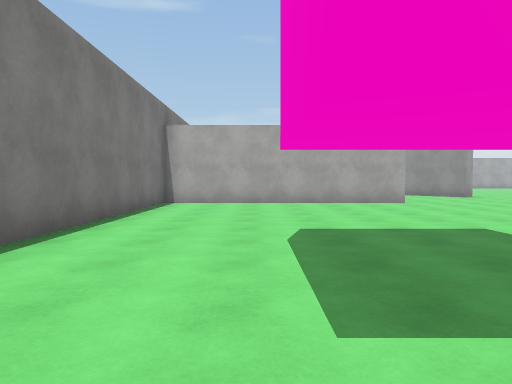
View 1 (above)

24 first-person views from a walk through a 3-D level made in the Unity game engine. The camera is 1.3 m above the floor, tilts 2° down and sees 70° across. The floor is counted in squares, 2 m on a side. Each view is taken from the middle of a square. On the plan, view 1 faces up. The plan holds only what a view shows up to about 11 squares ahead; the rest is blank. The place goes on beyond the plan. The player is left out. Surface patterns are stand-ins for the level's own textures.

View 2
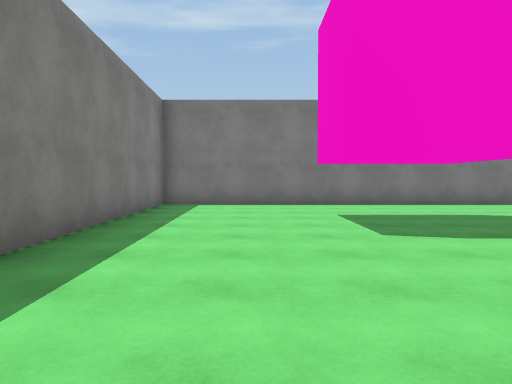

View 3
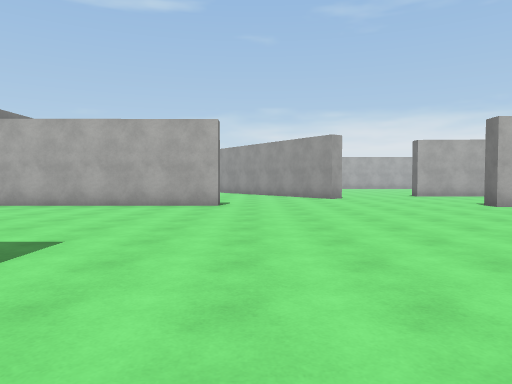

View 4
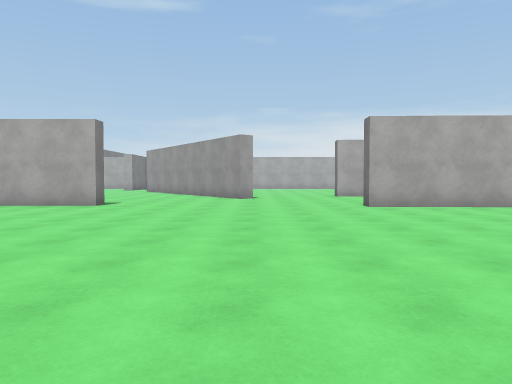

View 5
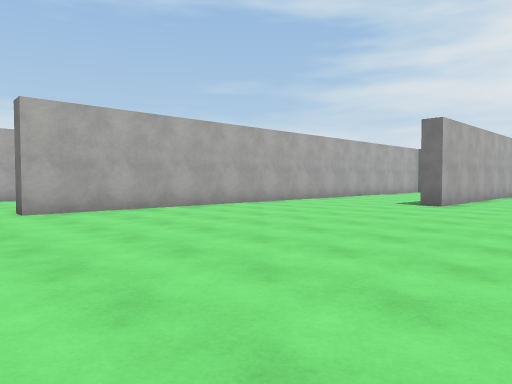

View 6
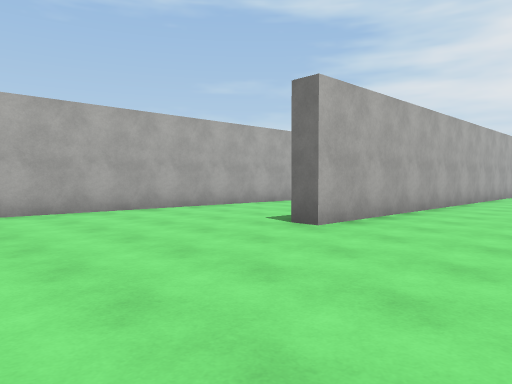

View 7
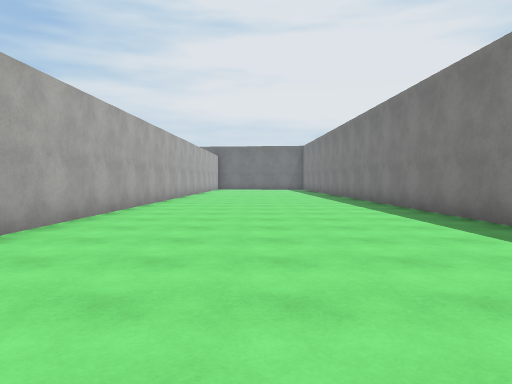

View 8
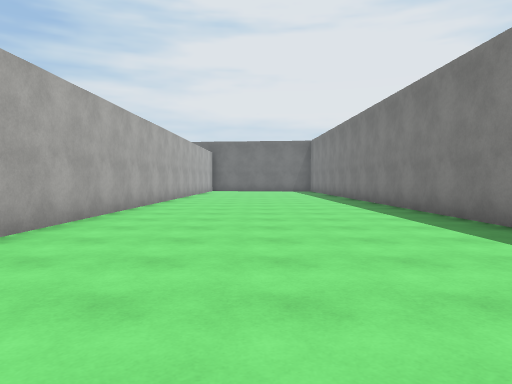

View 9
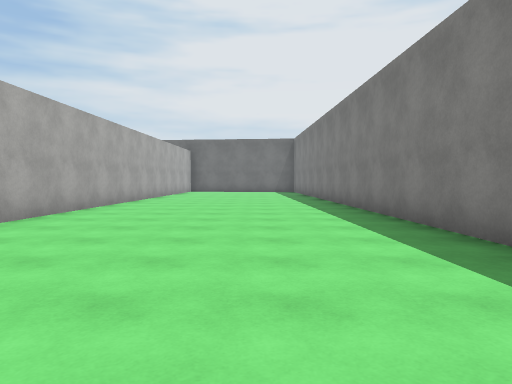

View 10
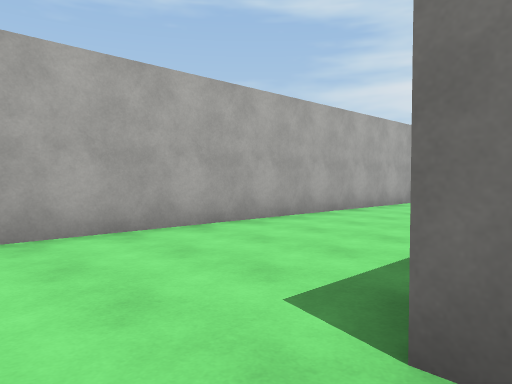

View 11
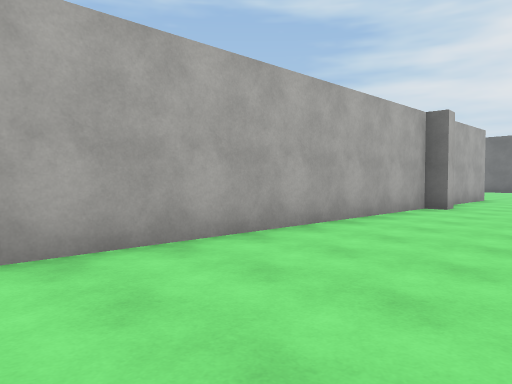

View 12
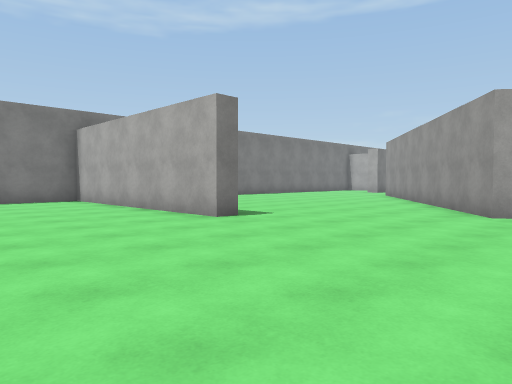

View 13
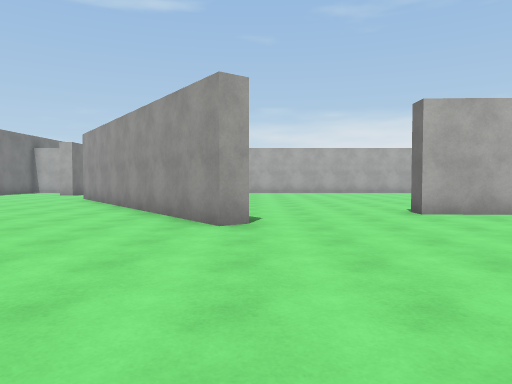

View 14
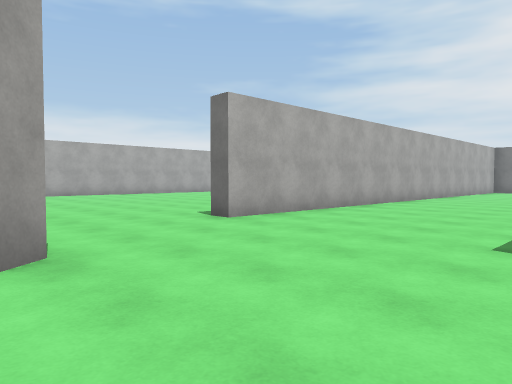

View 15
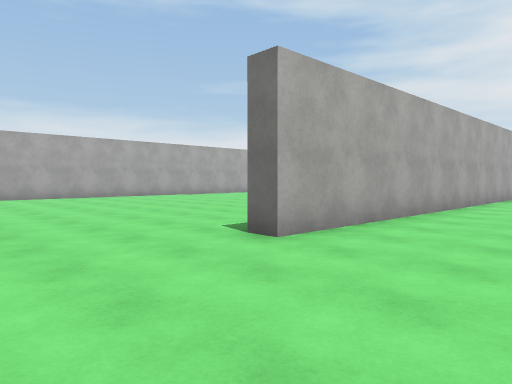

View 16
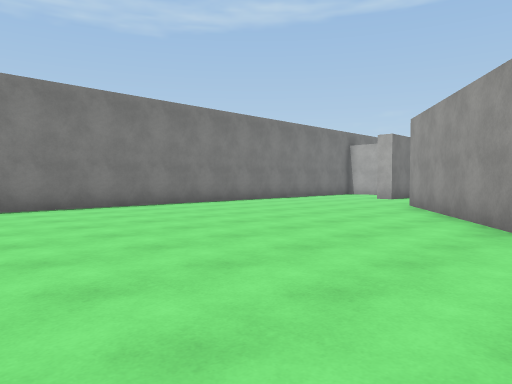

View 17
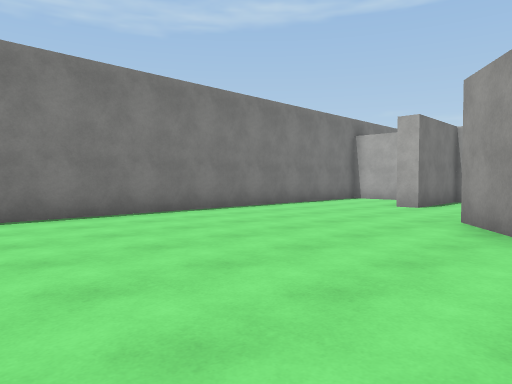

View 18
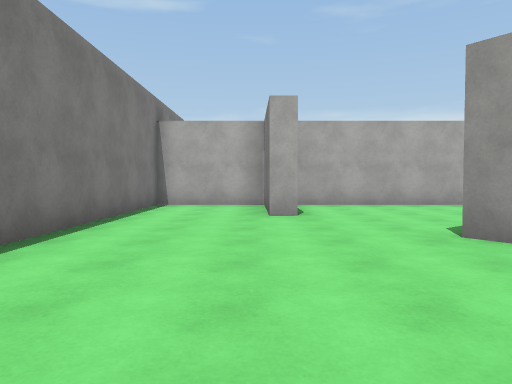

View 19
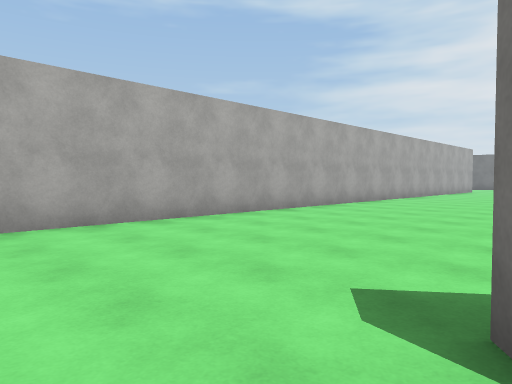

View 20
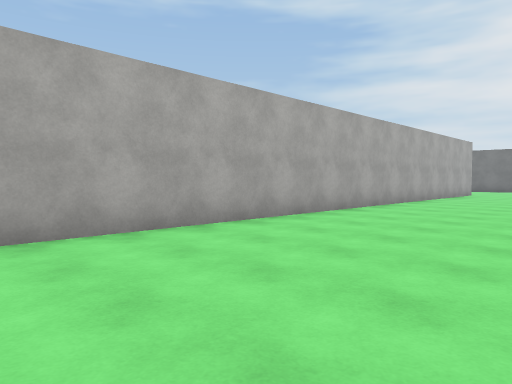

View 21
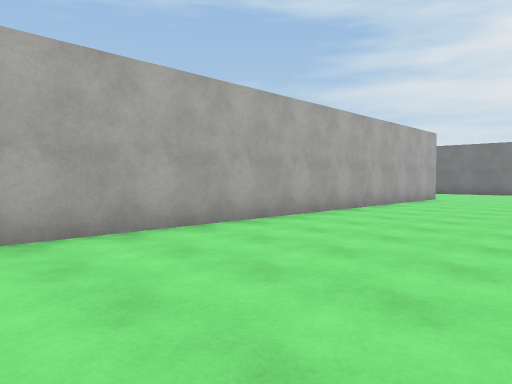

View 22
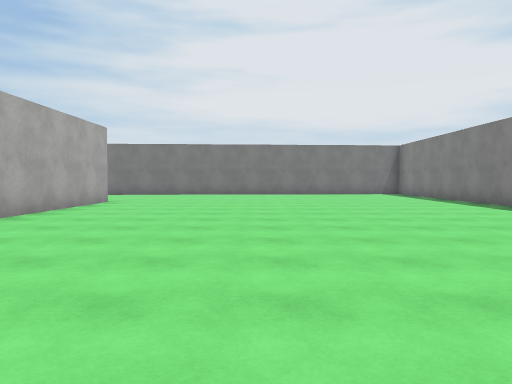

View 23
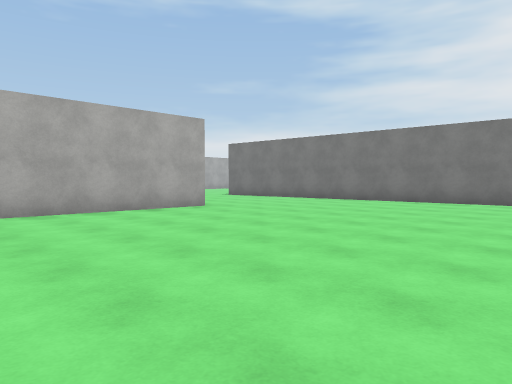

View 24
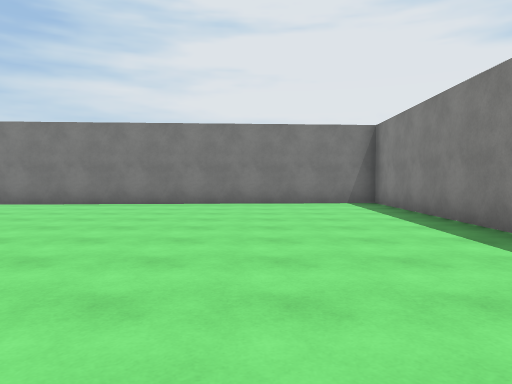

### Floor plan
Points are (right, up) in squares from view 1. A wall is a line through its corners. A room is listed if a view was taken in it or the views show most of it. See-through windows are left out.
Room 1 (views 1, 2, 3, 4, 5, 6, 7, 8, 9, 10, 11, 12, 13, 14, 15, 16, 17, 18, 19)
walls: (7.9, 13.4) (7.5, 13) (2.3, 20.1); (4.1, 10.5) (4.1, 9.8) (-2.5, 9.9) (-2.5, -2.4) (4, -2.2); (21.2, 14.4) (11.1, 14.7); (21.1, -1.6) (31.1, -1.2); (27.9, 8.6) (27.4, 8.6) (27.3, 9.1) (10.7, 9.6) (10.7, 10.1); (0.7, 22.5) (0.2, 22.5) (0.2, 24.7); (31.1, 4.6) (18.3, 5) (18.3, 5.6); (31.5, 8.9) (29.1, 9); (0.2, 25.2) (-2.5, 25.2) (-2.5, 12.5)
ways out: opening at (1.5, 21.5) to room 2; opening at (10, 14.3) to room 2
Room 2 (views 20, 21, 22, 23, 24)
walls: (21.5, 25.2) (0.7, 25.2) (0.7, 22.5); (11.1, 14.7) (11.1, 15.3); (19.5, 15) (27, 14.7) (26.4, 24.6)
ways out: opening at (1.5, 21.5) to room 1; opening at (10, 14.3) to room 1

Positions as (right, up) in squares from view 1, and headings:
1: (0, 0), facing up
2: (7, 0), facing left
3: (5, 1), facing up
4: (8, 1), facing up
5: (9, 2), facing up-right
6: (14, 2), facing up-right
7: (16, 2), facing right
8: (19, 2), facing right
9: (20, 1), facing right
10: (17, 5), facing up-right
11: (19, 6), facing up-right
12: (9, 6), facing up-left
13: (8, 8), facing up
14: (7, 10), facing up-right
15: (8, 12), facing up-right
16: (6, 11), facing up-left
17: (4, 14), facing up-left
18: (0, 16), facing up
19: (1, 20), facing up-right
20: (5, 21), facing up-right
21: (9, 21), facing up-right
22: (11, 21), facing right
23: (16, 18), facing up-right
24: (17, 18), facing right
